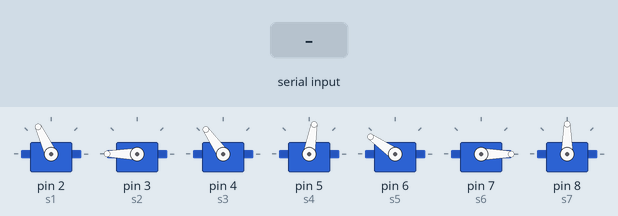
Bench run of a sketch on a simulated Arduino Mega 2560, built with avr-gcc and run on an emulated ATmega2560. Shown: 7 × servo. The test bench sets the inputs (shaded band). What the sketch prints to the serial monitor is not drawn.

Above: at 1.8 s.
1.9 s: "nothing" received over Serial
At 4.8 s:
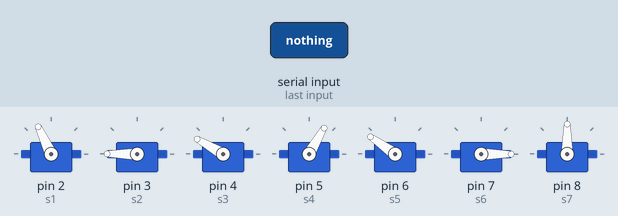
4.9 s: "happy" received over Serial
At 7.7 s:
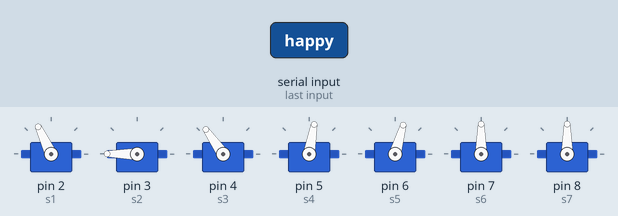
7.9 s: "mad" received over Serial
At 10.1 s:
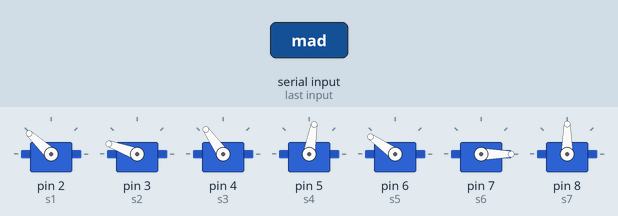
10.9 s: "1" received over Serial
At 13.2 s:
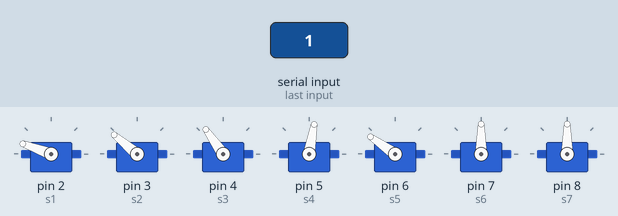
13.8 s: "happy" received over Serial
At 14.9 s:
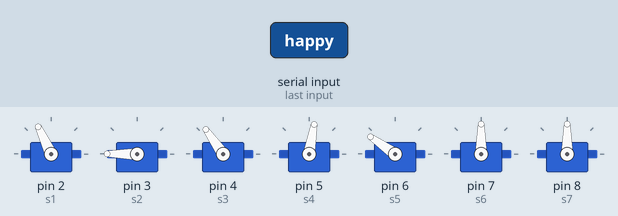
16.5 s: "0" received over Serial
At 17.8 s:
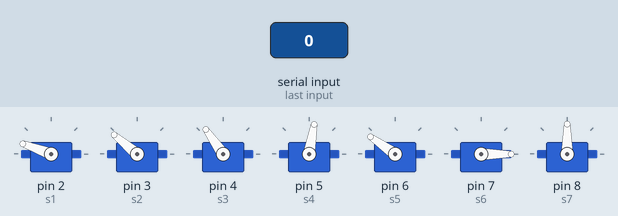
Timing chart, 0 to 19.5 s (numbered marks = the images above; inputs shaded):
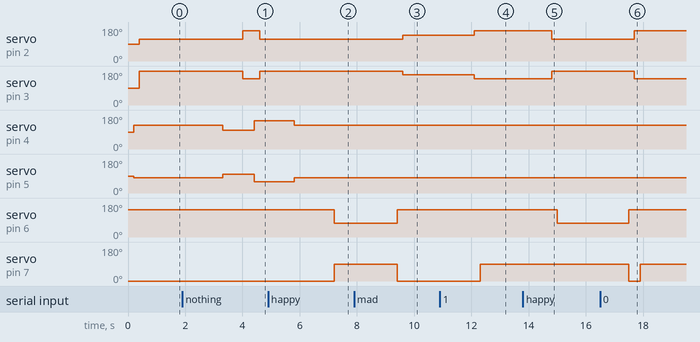

Measured:
- after the input at 1.9 s, servo on pin 2 (s1): 115° → 160° after 2.1 s, → 115° 0.60 s later; servo on pin 3 (s2): 180° → 140° after 2.1 s, → 180° 0.60 s later; servo on pin 4 (s3): 125° → 100° after 1.4 s, → 150° 1.1 s later; servo on pin 5 (s4): 80° → 100° after 1.4 s, → 60° 1.1 s later
- after the input at 4.9 s, servo on pin 6 (s5): 145° → 74° after 2.3 s; servo on pin 7 (s6): 0° → 90° after 2.3 s
- after the input at 7.9 s, servo on pin 2 (s1): 115° → 137° after 1.7 s; servo on pin 3 (s2): 180° → 160° after 1.7 s; servo on pin 6 (s5): 74° → 145° after 1.5 s; servo on pin 7 (s6): 90° → 0° after 1.5 s
- after the input at 10.9 s, servo on pin 2 (s1): 137° → 160° after 1.2 s; servo on pin 3 (s2): 160° → 140° after 1.2 s; servo on pin 7 (s6): 0° → 90° after 1.4 s
- after the input at 13.8 s, servo on pin 2 (s1): 160° → 115° after 1.0 s; servo on pin 3 (s2): 140° → 180° after 1.0 s; servo on pin 6 (s5): 145° → 74° after 1.2 s
- after the input at 16.5 s, servo on pin 2 (s1): 115° → 160° after 1.2 s; servo on pin 3 (s2): 180° → 140° after 1.2 s; servo on pin 6 (s5): 74° → 145° after 1.0 s; servo on pin 7 (s6): 90° → 0° after 1.0 s, → 90° 0.40 s later

The sketch:

headcode.ino
```cpp
/*******************************************************
 * Program: head_control
 * Author: Daniel Diaz
 * This program will control the movement of the eyes
 * for the copernicus robot. Tested using an Arduino Mega
 *******************************************************/

#include <Servo.h>
#include <time.h>
#include <string.h>
#include <stdlib.h>

//define the 4 servos for the eyes and eyelids
Servo s1, s2, s3, s4, s5, s6, s7;
String in;
void blinkBoth(void);
void lookLeft(void);
void lookRight(void);
void crossEyes(void);
void lookApart(void);
void closeEyes(void);
void openEyes(void);
void openMid(void);
void lookStraight(void);
void smile(void);
void relax(void);
void openMouth(void);
void closeMouth(void);


void setup() {
  //associate each servo with PWM pin on board
  /*
  * Servo 1 and Servo 2 are the eyelids
  * Servo 1: Closed = 160, Open = 115
  * Servo 2: Closed = 140, Open = 180
  */
  s1.attach(2);           //bounds 115-160
  s2.attach(3);           //bounds 140-180
 /*Servo 3 and Servo 4 are the eyes
 * Servo 3: Left = 100, Right = 150
 * Servo 4: Left = 60, Right = 100
 */
  s3.attach(4);           //bounds 100-150
  s4.attach(5);           //bounds 60-100
  /*Servo 5 and 6 are lip sides
   * Servo 5(right): Relaxed = 145, Stretched = 75
   * Servo 6(left):  Relaxed = 0,   Stretched = 90
   */
  s5.attach(6);
  s6.attach(7);
  //Servo 7 is lip bottom: Open = 0, Closed = 70
  s7.attach(8);

  relax();
  lookStraight();
  openEyes();

  Serial.begin(9600);
}

void loop() {
    while (Serial.available() > 0) {
    //read the string from the serial port
    in = Serial.readString();
    //remove the garbage from the end of the input
    in.trim();
    in.toLowerCase();

    if(in == "happy"){
        openEyes();
        smile();
        delay(1000);
    }
    else if(in == "mad"){
      //close eyes 50%
      relax();
      openMid();
      delay(1000);
    }
    else if(in == "nothing")
    {
      relax();
      openEyes();
      lookApart();
      delay(500);
      closeEyes();
      delay(200);
      crossEyes();
      openEyes();
      delay(1000);
      lookStraight();
    }else
    {
      relax();
      closeEyes();
      s6.write(90);
      delay(1000);
    }


    //print, replace this will emotion functions and case statement
    Serial.print(in);
  }
}

void blinkBoth(void)
{
  s1.write(160);
  s2.write(140);
  delay(200);
  s1.write(115);
  s2.write(180);
  delay(200);
}
void closeEyes(void)
{
  s1.write(160);
  s2.write(140);
  delay(200);
}
void openEyes(void)
{
  s1.write(115);
  s2.write(180);
  delay(200);
}
void openMid(void)
{
  s1.write(137);
  s2.write(160);
  delay(200);
}
void lookLeft(void)
{
  s3.write(100);
  s4.write(60);
  delay(200);
}
void lookRight(void)
{
  s3.write(150);
  s4.write(100);
  delay(200);
}
void lookStraight(void)
{
  s3.write(125);
  s4.write(80);
  delay(200);
}
void lookApart(void)
{
  s3.write(100);
  s4.write(100);
  delay(200);
}
void crossEyes(void)
{
  s3.write(150);
  s4.write(60);
  delay(200);
}
void smile(void)
{
    //smile
  s5.write(74);
  s6.write(90);
  delay(200);
}
void relax(void)
{
  s5.write(145);
  s6.write(0);
  delay(200);
}
void openMouth(void)
{
  //open Mouth
  s7.write(0);
  delay(200);
}
void closeMouth(void)
{
  //close Mouth
  s7.write(70);
  delay(200);

}

// below are the speaking facial motions

void speakA(void)
{
  //lips for A sound
  s7.write(70);
  s5.write(75);
  s6.write(90);
  delay(200);
}

void speakO(void)
{
  //lips for O sound
  s7.write(70);
  s5.write(145);
  s6.write(0);
  delay(200);
}

void speakE(void)
{
  //lips for E sound
  s7.write(50);
  s5.write(75);
  s6.write(90);
  delay(200);
}

void speakWR(void)
{
  //lips for W or R sound
  s7.write(50);
  s5.write(145);
  s6.write(0);
  delay(200);
}

void speakTS(void)
{
  //lips for T or S sound
  s7.write(20);
  s5.write(65);
  s6.write(80);
  delay(200);
}

void speakLN(void)
{
  //lips for L or N sound
  s7.write(65);
  s5.write(75);
  s6.write(90);
  delay(200);
}

void speakUQ(void)
{
  //lips for U or Q sound
  s7.write(35);
  s5.write(145);
  s6.write(0);
  delay(200);
}

void speakMBP(void)
{
  //lips for M, B, or P sound
  s7.write(0);
  s5.write(145);
  s6.write(0);
  delay(200);
}

void speakFV(void)
{
  //lips for F or V sound
  s7.write(25);
  s5.write(50);
  s6.write(70);
  delay(200);
}
```
